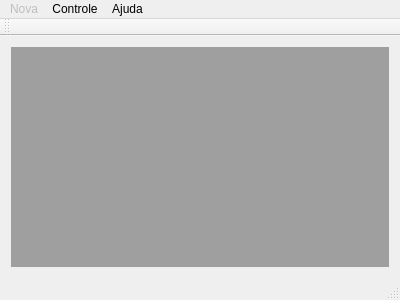
<?xml version="1.0" encoding="UTF-8"?>
<ui version="4.0">
 <class>MainWindow</class>
 <widget class="QMainWindow" name="MainWindow">
  <property name="geometry">
   <rect>
    <x>0</x>
    <y>0</y>
    <width>400</width>
    <height>300</height>
   </rect>
  </property>
  <property name="windowTitle">
   <string>Pacca - Programa de Análise do Comportamento Animal</string>
  </property>
  <property name="windowIcon">
   <iconset resource="resource.qrc">
    <normaloff>:/icons/logo48x48.png</normaloff>:/icons/logo48x48.png</iconset>
  </property>
  <widget class="QWidget" name="centralWidget">
   <layout class="QVBoxLayout" name="verticalLayout">
    <item>
     <widget class="QMdiArea" name="mdiArea"/>
    </item>
   </layout>
  </widget>
  <widget class="QMenuBar" name="menuBar">
   <property name="geometry">
    <rect>
     <x>0</x>
     <y>0</y>
     <width>400</width>
     <height>22</height>
    </rect>
   </property>
   <widget class="QMenu" name="menuNova">
    <property name="enabled">
     <bool>false</bool>
    </property>
    <property name="title">
     <string>Nova</string>
    </property>
    <widget class="QMenu" name="menuSess_o">
     <property name="enabled">
      <bool>false</bool>
     </property>
     <property name="title">
      <string>Sessão</string>
     </property>
     <addaction name="actionText"/>
     <addaction name="actionAudio"/>
     <addaction name="actionVideo"/>
    </widget>
    <addaction name="menuSess_o"/>
    <addaction name="separator"/>
    <addaction name="actionAnalise"/>
   </widget>
   <widget class="QMenu" name="menuControle">
    <property name="title">
     <string>Controle</string>
    </property>
    <widget class="QMenu" name="menuJanelas">
     <property name="title">
      <string>Janelas</string>
     </property>
     <addaction name="actionCascata"/>
     <addaction name="actionLado_a_Lado"/>
    </widget>
    <addaction name="actionLogin"/>
    <addaction name="separator"/>
    <addaction name="actionDicion_rio"/>
    <addaction name="actionSpecies"/>
    <addaction name="actionIndiv_duos"/>
    <addaction name="actionSess_es"/>
    <addaction name="actionUsuario"/>
    <addaction name="separator"/>
    <addaction name="actionReiniciar_Banco"/>
    <addaction name="separator"/>
    <addaction name="menuJanelas"/>
   </widget>
   <widget class="QMenu" name="menuAjuda">
    <property name="title">
     <string>Ajuda</string>
    </property>
    <addaction name="actionIdioma"/>
    <addaction name="separator"/>
    <addaction name="aboutPacca"/>
    <addaction name="aboutQt"/>
   </widget>
   <addaction name="menuNova"/>
   <addaction name="menuControle"/>
   <addaction name="menuAjuda"/>
  </widget>
  <widget class="QToolBar" name="mainToolBar">
   <attribute name="toolBarArea">
    <enum>TopToolBarArea</enum>
   </attribute>
   <attribute name="toolBarBreak">
    <bool>false</bool>
   </attribute>
  </widget>
  <widget class="QStatusBar" name="statusBar"/>
  <action name="actionUsuario">
   <property name="text">
    <string>Usuário</string>
   </property>
   <property name="shortcut">
    <string>Meta+U</string>
   </property>
  </action>
  <action name="actionReiniciar_Banco">
   <property name="text">
    <string>Reiniciar Banco</string>
   </property>
  </action>
  <action name="actionVideo">
   <property name="text">
    <string>Video</string>
   </property>
   <property name="shortcut">
    <string>Meta+V</string>
   </property>
  </action>
  <action name="actionText">
   <property name="text">
    <string>Arquivo</string>
   </property>
   <property name="shortcut">
    <string>Meta+F</string>
   </property>
  </action>
  <action name="actionAnalise">
   <property name="text">
    <string>Análise</string>
   </property>
   <property name="shortcut">
    <string>Meta+G</string>
   </property>
  </action>
  <action name="actionLogin">
   <property name="text">
    <string>Login</string>
   </property>
   <property name="shortcut">
    <string>Meta+L</string>
   </property>
  </action>
  <action name="actionDicion_rio">
   <property name="text">
    <string>Dicionários</string>
   </property>
   <property name="shortcut">
    <string>Meta+D</string>
   </property>
  </action>
  <action name="actionSess_es">
   <property name="enabled">
    <bool>false</bool>
   </property>
   <property name="text">
    <string>Sessões</string>
   </property>
   <property name="shortcut">
    <string>Meta+S</string>
   </property>
  </action>
  <action name="actionAudio">
   <property name="text">
    <string>Audio</string>
   </property>
   <property name="shortcut">
    <string>Meta+A</string>
   </property>
  </action>
  <action name="actionSpecies">
   <property name="text">
    <string>Espécies</string>
   </property>
   <property name="shortcut">
    <string>Meta+E</string>
   </property>
  </action>
  <action name="aboutPacca">
   <property name="text">
    <string>Sobre o Pacca</string>
   </property>
  </action>
  <action name="aboutQt">
   <property name="text">
    <string>Sobre o Qt</string>
   </property>
  </action>
  <action name="setENG_US">
   <property name="text">
    <string>Inglês (US)</string>
   </property>
  </action>
  <action name="setPT_BR">
   <property name="text">
    <string>Português (BR)</string>
   </property>
  </action>
  <action name="actionIdioma">
   <property name="text">
    <string>Idioma</string>
   </property>
  </action>
  <action name="actionCascata">
   <property name="text">
    <string>Cascata</string>
   </property>
  </action>
  <action name="actionLado_a_Lado">
   <property name="text">
    <string>Lado a Lado</string>
   </property>
  </action>
  <action name="actionIndiv_duos">
   <property name="text">
    <string>Indivíduos</string>
   </property>
  </action>
 </widget>
 <layoutdefault spacing="6" margin="11"/>
 <resources>
  <include location="resource.qrc"/>
  <include location="resource.qrc"/>
  <include location="resource.qrc"/>
  <include location="resource.qrc"/>
  <include location="resource.qrc"/>
  <include location="resource.qrc"/>
  <include location="resource.qrc"/>
  <include location="resource.qrc"/>
 </resources>
 <connections/>
</ui>
